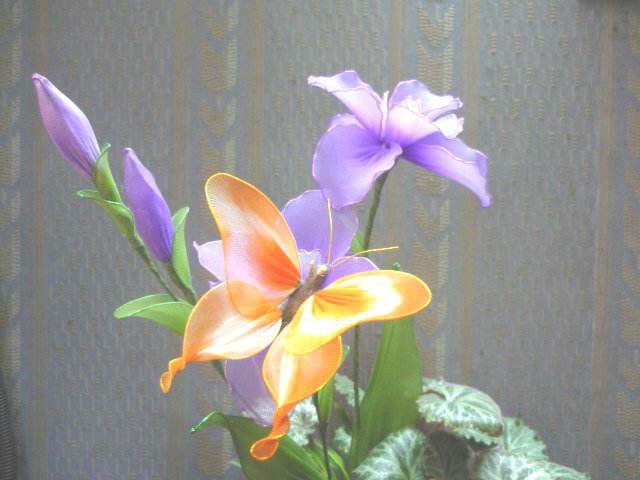
#> input picture datas/f4.jpg, 640 x 480 px
$ jupyter execute '01-图像翻转.ipynb'   (shell and % lines are left out)
#> lines starting #> are read from the running program, lines starting #| are printed output that depends on the picture
# 图像翻转

[cell 1]
import matplotlib.pyplot as plt
import cv2

[cell 2]
src = cv2.imread('../datas/f4.jpg')
#> src is the input picture: shape (480, 640, 3); mean B, G, R 142.8, 147.8, 150.1
src = cv2.cvtColor(src,cv2.COLOR_BGR2RGB)

[cell 3]
dst_x = cv2.flip(src,0) # X轴翻转
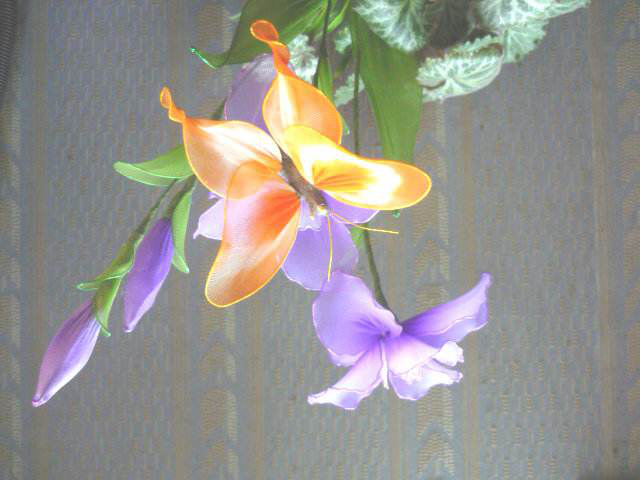
#> dst_x: shape (480, 640, 3); mean R, G, B 150.1, 147.8, 142.8

[cell 4]
plt.subplot(121)
plt.imshow(src)
plt.title('SRC')
plt.subplot(122)
plt.imshow(dst_x)
plt.title('Flip->X')
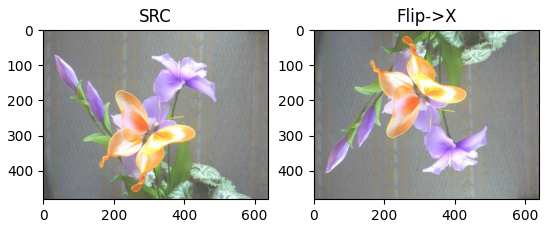
#> figure drawn by matplotlib, 2 panels

[cell 5]
dst_y = cv2.flip(src,1)# Y轴翻转
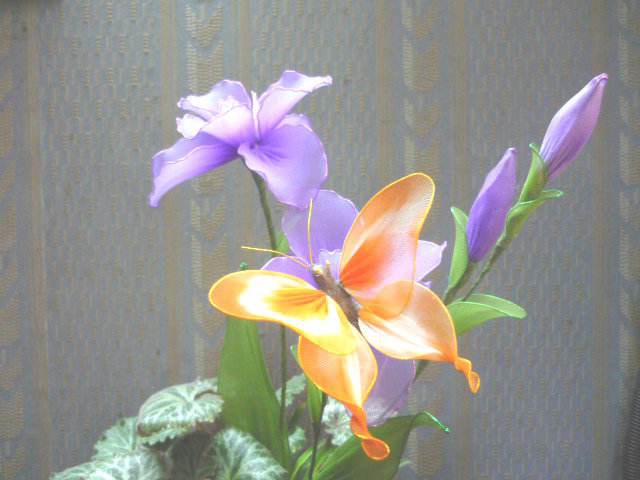
#> dst_y: shape (480, 640, 3); mean R, G, B 150.1, 147.8, 142.8

[cell 6]
plt.subplot(121)
plt.imshow(src)
plt.title('SRC')
plt.subplot(122)
plt.imshow(dst_y)
plt.title('Flip->Y')
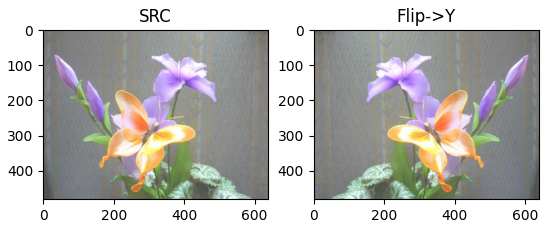
#> figure drawn by matplotlib, 2 panels

[cell 7]
dst_xy = cv2.flip(src,-1)# XY轴翻转
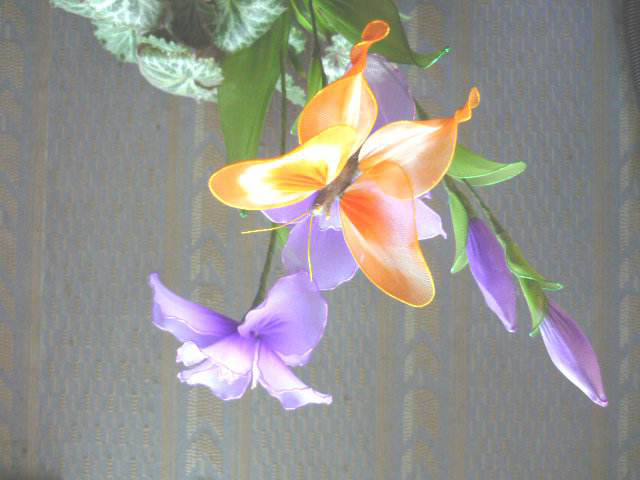
#> dst_xy: shape (480, 640, 3); mean R, G, B 150.1, 147.8, 142.8

[cell 8]
plt.subplot(121)
plt.imshow(src)
plt.title('SRC')
plt.subplot(122)
plt.imshow(dst_xy)
plt.title('Flip->XY')

$ run again, with datas/f1.jpg copied over datas/f4.jpg
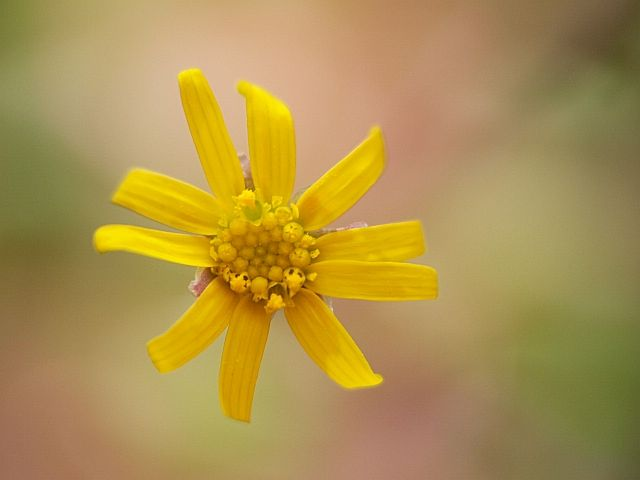
#> input picture datas/f1.jpg, 640 x 480 px
#> src is the input picture: shape (480, 640, 3); mean B, G, R 78.8, 145.8, 173.2
#> `dst_y = cv2.flip(src,1)# Y轴翻转`:
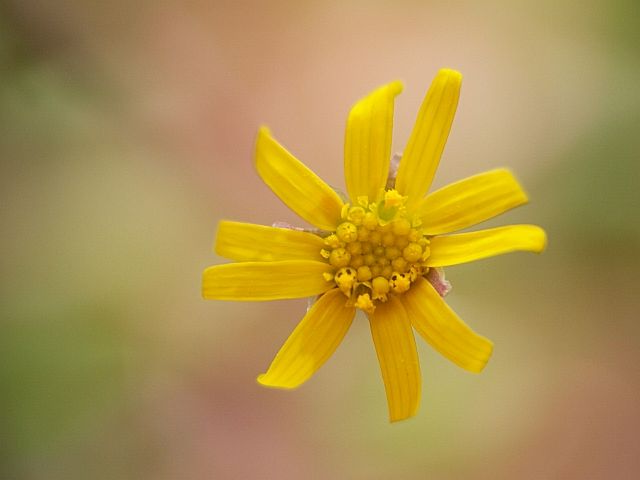
#> dst_y: shape (480, 640, 3); mean R, G, B 173.2, 145.8, 78.8
#> `dst_xy = cv2.flip(src,-1)# XY轴翻转`:
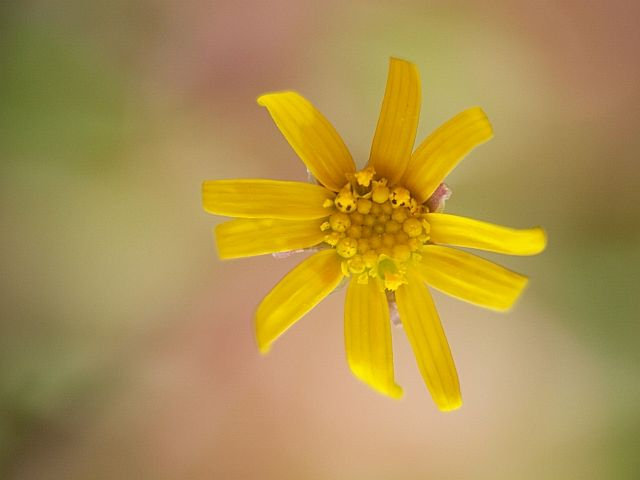
#> dst_xy: shape (480, 640, 3); mean R, G, B 173.2, 145.8, 78.8

$ run again, with datas/f3.jpg copied over datas/f4.jpg
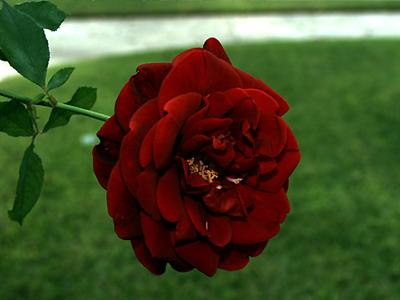
#> input picture datas/f3.jpg, 400 x 300 px
#> src is the input picture: shape (300, 400, 3); mean B, G, R 41.2, 78.6, 72.4
#> `dst_y = cv2.flip(src,1)# Y轴翻转`:
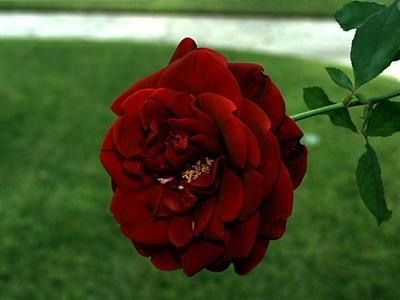
#> dst_y: shape (300, 400, 3); mean R, G, B 72.4, 78.6, 41.2
#> `dst_xy = cv2.flip(src,-1)# XY轴翻转`:
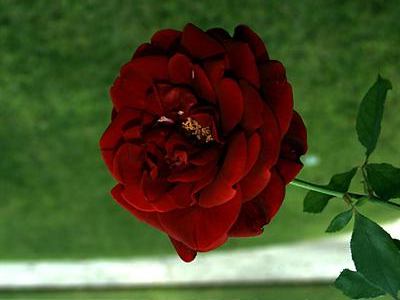
#> dst_xy: shape (300, 400, 3); mean R, G, B 72.4, 78.6, 41.2
